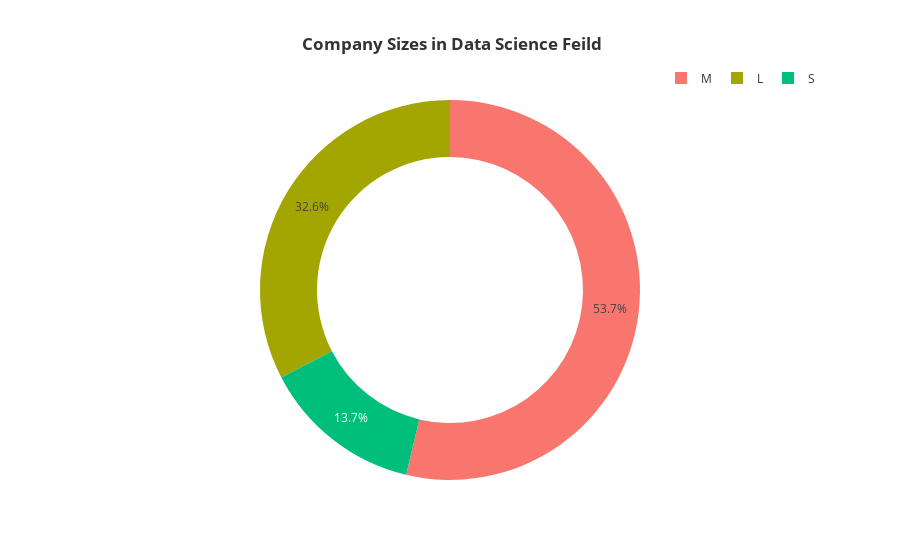

Notebook source saved alongside this figure:
### Code cell
fig=px.pie(pd.groupby('company_size',as_index=False)['salary_in_usd'].count().sort_values(by='salary_in_usd',ascending=False).head(10),names='company_size',values='salary_in_usd',color='company_size',hole=0.7,labels={'company_size':'Company Size','salary_in_usd':'count'},template='ggplot2',title='<b> Company Sizes in Data Science Feild')
fig.update_layout(title_x=0.5,legend=dict(orientation='h',yanchor='bottom',y=1.02,xanchor='right',x=1))

### Figure 1 — Plotly figure (JSON) as saved in the notebook; plotly's stock layout.template omitted (floating-point values rounded to 4 significant figures)
{"data": [{"customdata": [["M"], ["L"], ["S"]], "domain": {"x": [0, 1], "y": [0, 1]}, "hole": 0.7, "hovertemplate": "Company Size=%{customdata[0]}<br>count=%{value}<extra></extra>", "labels": ["M", "L", "S"], "legendgroup": "", "marker": {"colors": ["#F8766D", "#A3A500", "#00BF7D"]}, "name": "", "showlegend": true, "type": "pie", "values": [326, 198, 83]}], "layout": {"legend": {"orientation": "h", "tracegroupgap": 0, "x": 1, "xanchor": "right", "y": 1.02, "yanchor": "bottom"}, "title": {"text": "<b> Company Sizes in Data Science Feild", "x": 0.5}}}
